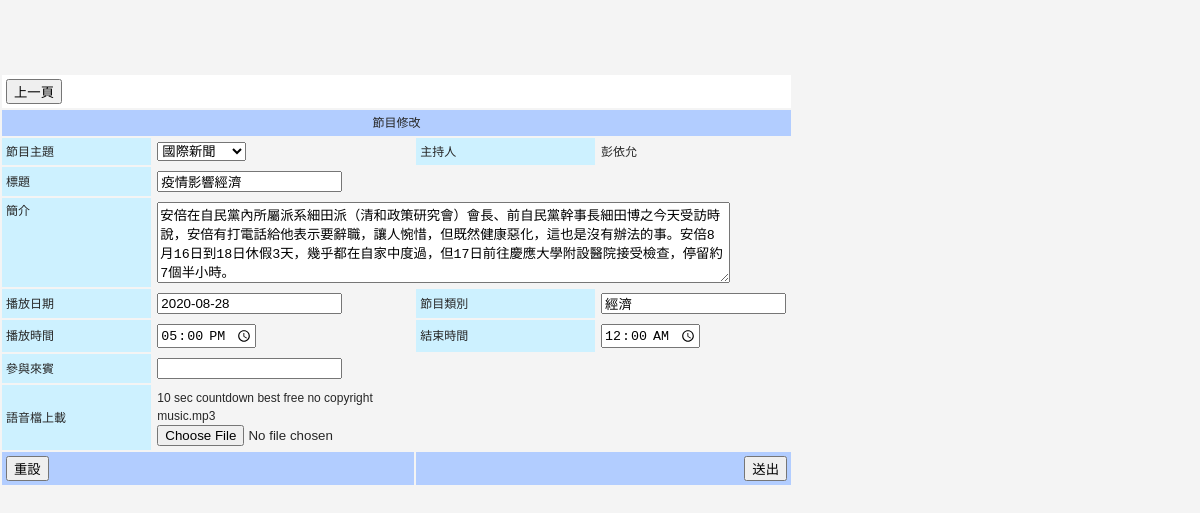
Screenshot of /SKS/edit_rad.php?a=36 (signed in) with the database file from the repository.
### tables this page shows
CREATE TABLE `rad_form` (
  `rad_sn` int(6) NOT NULL COMMENT 'id',
  `rad_main_title` varchar(255) NOT NULL COMMENT '節目名稱',
  `rad_title` varchar(255) NOT NULL COMMENT '單元(節目)名稱',
  `rad_sammary` mediumtext NOT NULL COMMENT '簡介',
  `rad_filename` varchar(225) NOT NULL COMMENT '檔案名稱',
  `rad_author` varchar(12) NOT NULL COMMENT '主持人',
  `rad_date_broadcast` date NOT NULL COMMENT '播放日期',
  `rad_time_broadcast` time NOT NULL COMMENT '播放時間',
  `rad_end_broadcast` time NOT NULL COMMENT '結束時間',
  `rad_type` varchar(20) NOT NULL COMMENT '種類',
  `rad_guest` varchar(20) DEFAULT NULL COMMENT '來賓',
  `rad_broad_no` int(6) DEFAULT NULL COMMENT '點擊次數',
  `rad_like` int(6) DEFAULT NULL COMMENT 'like次數',
  `rad_unlike` int(6) DEFAULT NULL COMMENT 'unlike數',
  `rad_del` int(1) DEFAULT '0'
);

### SKS/edit_rad.php (the view, shortened to what this page needs)
<?php
require "config.php";
$rad_sn=$_GET['a'];
$author=$_SESSION['m_name'];
$id=$_SESSION['m_id'];
mysqli_query($link, "SET CHARACTER SET UTF8");
$sql2 = "SELECT * FROM rad_prog WHERE rp_user_id='$id' AND rp_old='0'";
$result2=mysqli_query($link,$sql2);
$number_result2=mysqli_num_rows($result2);
for($ii=0; $ii<$number_result2; $ii++){
$arr2[$ii]=mysqli_fetch_array($result2);
}
$sql3 = "SELECT * FROM rad_form WHERE rad_sn='$rad_sn'";
$result3=mysqli_query($link,$sql3);
for($iii=0; $iii<$number_result2; $iii++){
$arr3[$iii]=mysqli_fetch_array($result3);
}
?>
<!DOCTYPE html PUBLIC "-//W3C//DTD XHTML 1.0 Transitional//EN" "http://www.w3.org/TR/xhtml1/DTD/xhtml1-transitional.dtd">
<html xmlns="http://www.w3.org/1999/xhtml">
<head>
<link rel="stylesheet" href="//apps.bdimg.com/libs/jqueryui/1.10.4/css/jquery-ui.min.css">
  <link rel="stylesheet" href="jqueryui/style.css">
</head>
<body>
<form action="edit_rad2.php" method="post" enctype="multipart/form-data" name="form1" id="form1">
<table width="793" border="0" cellspacing="2" cellpadding="4">
 	 <tr>
    <td bgcolor="#FFFFFF" colspan="4">
	<input type ="button" onclick="history.back()" value="上一頁"></input>
	</td>
  </tr>
  <tr>
    <td colspan="4" align="center" bgcolor="#B2CDFF">節目修改</td>
    </tr>
  <tr>
    <td width="174" bgcolor="#CDF1FF">節目主題</td>
    <td width="196"><select name="select" id="select">
      	<?php for($ii=0; $ii<$number_result2; $ii++){  ?>
        <option value="<?php echo $arr2[$ii]['rp_sn'] ?>"><?php echo $arr2[$ii]['rp_name'] ?></option>
        <?php } ?>
      </select></td>
    <td width="185" bgcolor="#CDF1FF">主持人</td>
    <td width="186"><?php echo $author ?></td>
  </tr>
  <tr>
    <td bgcolor="#CDF1FF">標題</td>
    <td colspan="3">
      <input name="textfield" type="text" id="textfield" maxlength="200" value="<?php echo $arr3[0]['rad_title']?>"/></td>
    </tr>
  <tr>
    <td valign="top" bgcolor="#CDF1FF">簡介</td>
    <td colspan="3">
      <textarea name="textarea" cols="69" rows="5" id="textarea" ><?php echo $arr3[0]['rad_sammary']?></textarea></td>
    </tr>
  <tr>
    <td bgcolor="#CDF1FF">播放日期</td>
    <td><label for="textfield2"></label>
      <input type="text" name="textfield2" id="datepicker" value="<?php echo $arr3[0]['rad_date_broadcast']?>"/></td>
    <td bgcolor="#CDF1FF">節目類別</td>
    <td><input type=text list=browsers name="prog_type" value="<?php echo $arr3[0]['rad_type']?>">
	  </td>
  </tr>
  <tr>
    <td bgcolor="#CDF1FF">播放時間</td>
    <td>
	<input type="time" name="time_start" id="time" value="<?php echo $arr3[0]['rad_time_broadcast']?>"/>
    </td>
    <td bgcolor="#CDF1FF">結束時間</td>
    <td>
	<input type="time" name="time_end" id="time" value="<?php echo $arr3[0]['rad_end_broadcast']?>"/>
    </td>
  </tr>
  <tr>
    <td bgcolor="#CDF1FF">參與來賓</td>
    <td colspan="3">
      <input type="text" name="textfield5" id="textfield5" value="<?php echo $arr3[0]['rad_guest']?>"/></td>
    </tr>
  <tr>
    <td bgcolor="#CDF1FF">語音檔上載</td>
    <td>
      <?php echo $arr3[0]['rad_filename']?><input type="file" name="fileField6" id="fileField6" /></td>
    <td>
	</td>
    <td><input type="hidden" name="rad_sn" id="id1" value=<?php echo $rad_sn ?>><input type="hidden" name="rad_filename" id="id1" value=<?php echo $arr3[0]['rad_filename']?>></td>
  </tr>
  <tr>
    <td colspan="2" bgcolor="#B2CDFF"><input type="reset" name="button" id="button" value="重設" /></td>
    <td colspan="2" align="right" bgcolor="#B2CDFF"><input type="submit" name="button2" id="button2" value="送出" onclick="if (confirm('確認修改此項目?')){return true;}else{event.stopPropagation(); event.preventDefault();};"/></td>
    </tr>
</table>
</form>
</body>
</html>

### style.css (style rules this page uses)
html, body, div, ul { margin: 0; padding: 0; }
body { color: #262626; background: #f4f4f4; font: normal 12px/18px Verdana, sans-serif; }

### SKS/edit_rad.php (style rules this page uses)
body, html { background: var(--bgColor); margin: 0; padding: 0; display: flex; flex-direction: column; height: 70%; align-items: baseline; justify-content: center; font-family: helvetica, arial, sans-serif; }

### rows the page displays
rad_form: textfield "疫情影響經濟", textarea "安倍在自民黨內所屬派系細田派（清和政策研究會）會長、前自民黨幹事長細田博之今天受訪時說，安倍有打電話給他表示要辭職，讓人惋惜，但既然健康惡化，這也是沒有辦法的事。安倍8月16日到18日休假3天，幾乎都在自家中度過，但17日前往慶應大學附設醫院接受檢查，停留約7個半小時。", textfield2 "2020-08-28", prog_type "經濟", time_start "17:00:00", time_end "00:00:00", rad_filename "10 sec countdown best free no copyright music.mp3"

### other values shown
$author "彭依允"
form field select "國際新聞"
